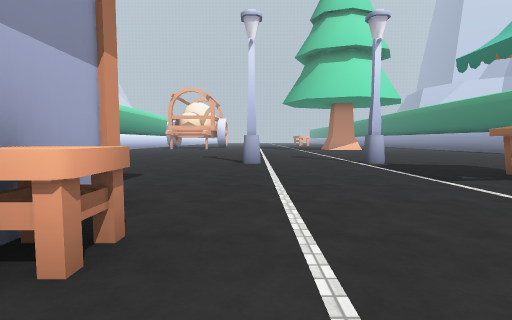
view 1 (above)

21 first-person views from a walk through a 3-D level made in the Unity game engine. The camera is 1.2 m above the floor, tilts 4° down and sees 85° across. The floor is counted in squares, 2 m on a side. Each view is taken from the middle of a square. On the plan, view 1 faces up. The plan holds only what a view shows up to about 9 squares ahead; the rest is blank. The place goes on beyond the plan. The player character is not drawn. Some surface patterns are stand-ins.

view 2
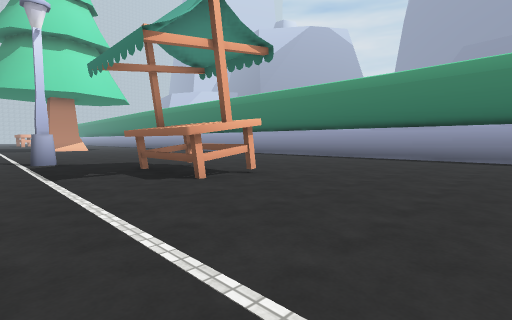

view 3
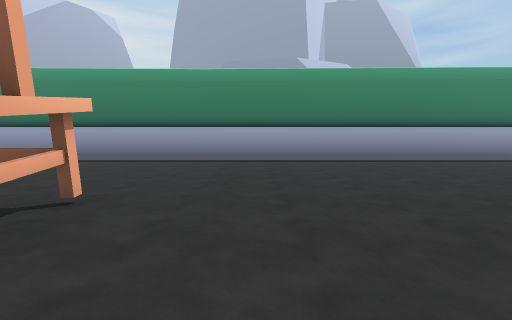

view 4
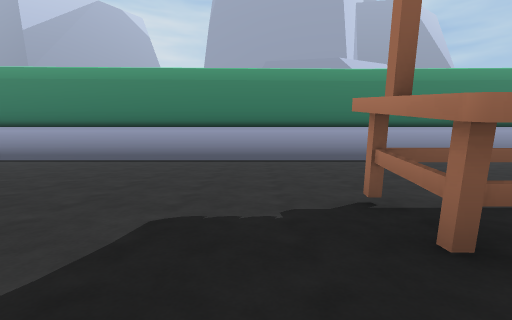

view 5
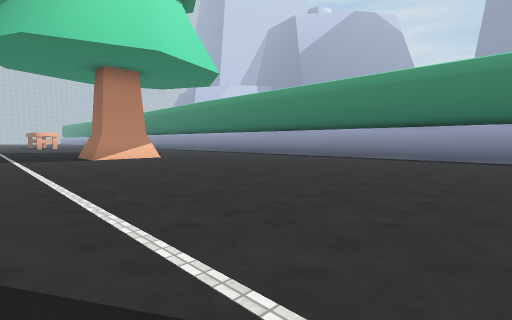

view 6
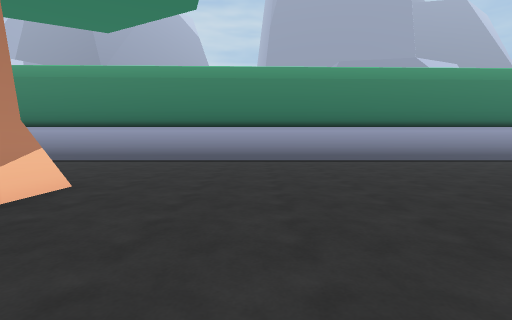

view 7
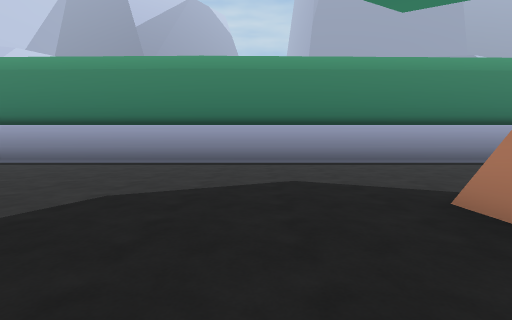

view 8
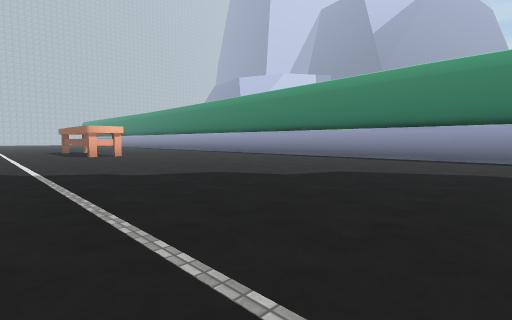

view 9
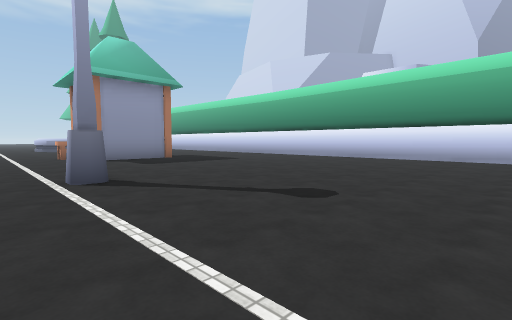

view 10
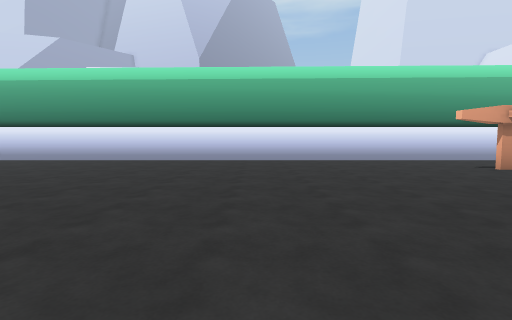

view 11
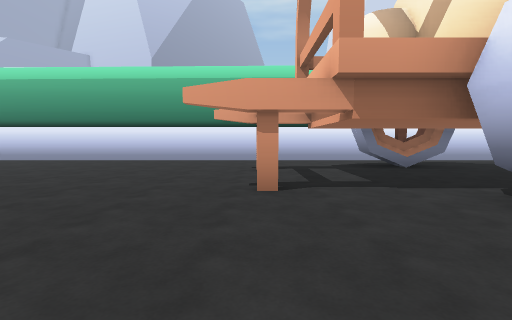

view 12
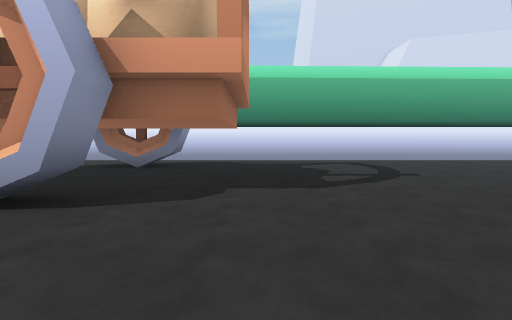

view 13
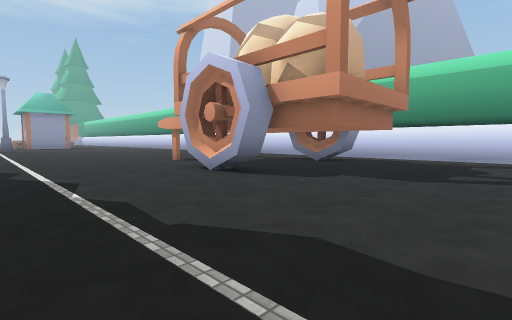

view 14
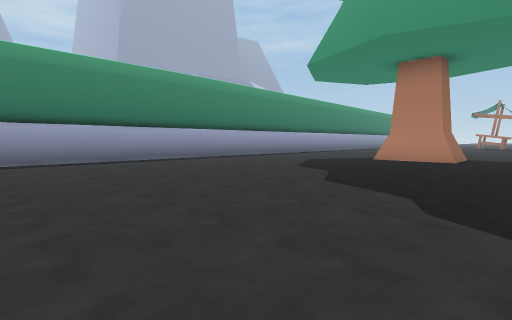

view 15
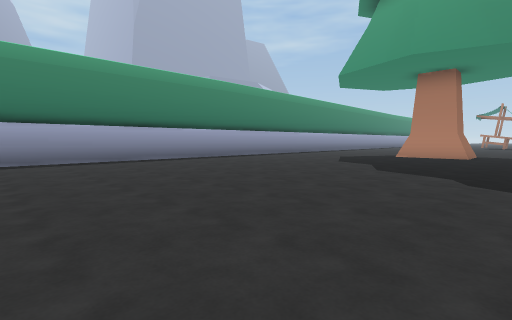

view 16
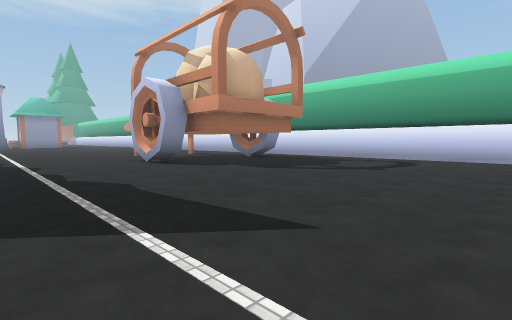

view 17
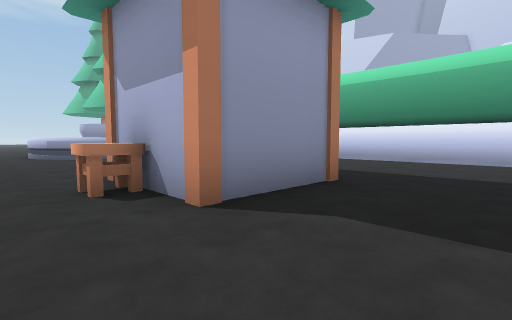

view 18
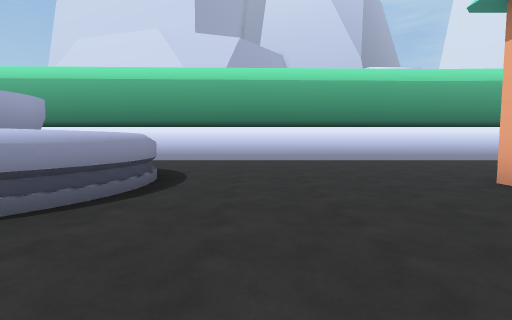

view 19
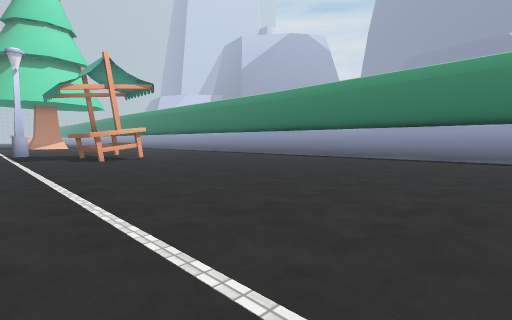

view 20
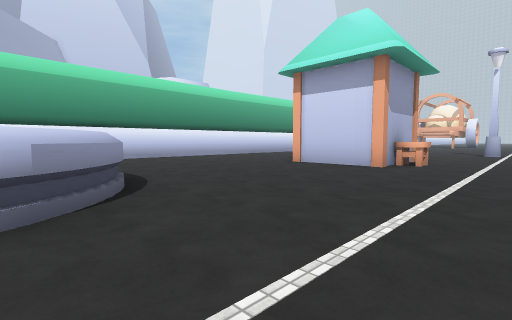

view 21
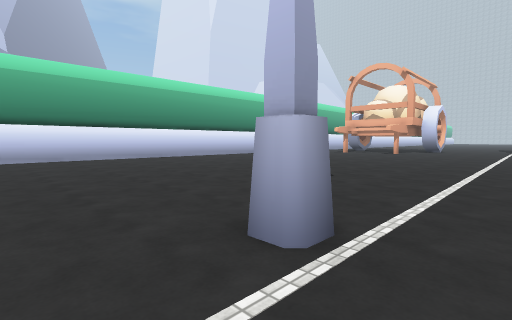

### Floor plan
Key: @ floor where view 1 was taken; # wall or solid block; . floor; ^ raised ledge; O other object.
Columns run from 9 left of view 1 to 12 right of it. Each row starts with its distance up from view 1.
 30 #.......... .........#
 29 #....................#
 28 #....................#
 27 #....................#
 26 #....................#
 25 #....................#
 24 #....................#
 23 #.#...#..............#
 22 #.#...#..............#
 21 #....................#
 20 #....................#
 19 #..#..#.... ..##.....#
 18 #.......... ..#O.....#
 17 #......... ..........#
 16 #......... ..........#
 15 #....................#
 14 #....................#
 13 #....................#
 12 #....................#
 11 #....................#
 10 #....................#
  9 #....................#
  8 #........O..O........#
  7 #....................#
  6 #....................#
  5 #............#O......#
  4 #............#O......#
  3 #.....##.....#O......#
  2 #.... ##.............#
  1 #....###O............#
  0 #........@...........#
 -1 #....................#
 -2 #....................#
 -3 #....................#
 -4 #....................#
 -5 #...^^^^.............#
 -6 #..  ^ ^.............#

Positions as (right, up) in squares from view 1, and headings:
1: (0, 0), facing up
2: (2, -1), facing up-right
3: (3, 1), facing right
4: (3, 6), facing right
5: (2, 8), facing up-right
6: (3, 15), facing right
7: (4, 21), facing right
8: (2, 20), facing up-right
9: (1, 12), facing down-left
10: (0, 14), facing left
11: (0, 19), facing left
12: (0, 25), facing left
13: (1, 27), facing down-left
14: (3, 28), facing down-right
15: (3, 30), facing down-right
16: (1, 30), facing down-left
17: (0, 5), facing down-left
18: (0, -3), facing left
19: (2, -6), facing up-right
20: (1, -6), facing up-left
21: (1, 6), facing up-left
